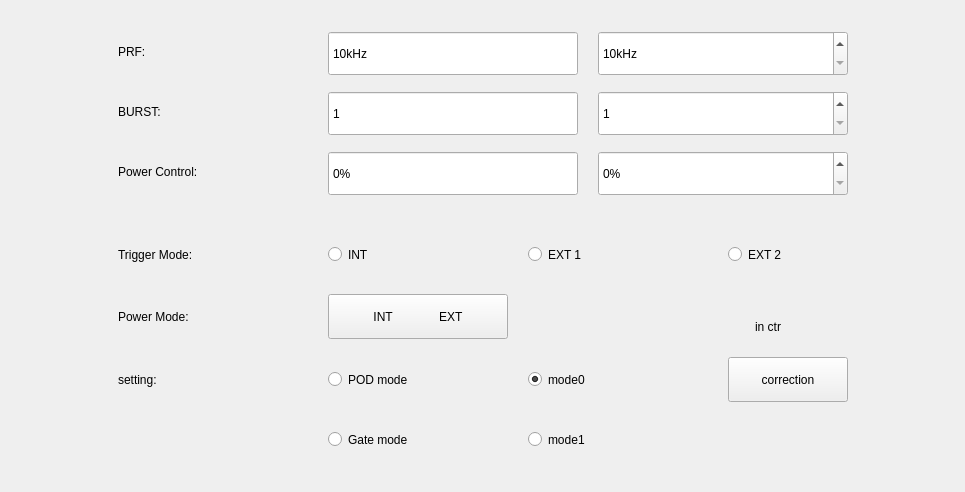
<?xml version="1.0" encoding="UTF-8"?>
<ui version="4.0">
 <class>mAcousto_pod</class>
 <widget class="QWidget" name="mAcousto_pod">
  <property name="geometry">
   <rect>
    <x>0</x>
    <y>0</y>
    <width>965</width>
    <height>492</height>
   </rect>
  </property>
  <property name="windowTitle">
   <string>Form</string>
  </property>
  <layout class="QHBoxLayout" name="horizontalLayout">
   <item>
    <spacer name="horizontalSpacer">
     <property name="orientation">
      <enum>Qt::Horizontal</enum>
     </property>
     <property name="sizeType">
      <enum>QSizePolicy::Expanding</enum>
     </property>
     <property name="sizeHint" stdset="0">
      <size>
       <width>40</width>
       <height>20</height>
      </size>
     </property>
    </spacer>
   </item>
   <item>
    <layout class="QVBoxLayout" name="verticalLayout">
     <property name="spacing">
      <number>20</number>
     </property>
     <item>
      <layout class="QGridLayout" name="gridLayout">
       <property name="horizontalSpacing">
        <number>20</number>
       </property>
       <property name="verticalSpacing">
        <number>15</number>
       </property>
       <item row="0" column="0">
        <widget class="QLabel" name="label">
         <property name="minimumSize">
          <size>
           <width>80</width>
           <height>45</height>
          </size>
         </property>
         <property name="maximumSize">
          <size>
           <width>120</width>
           <height>100</height>
          </size>
         </property>
         <property name="layoutDirection">
          <enum>Qt::LeftToRight</enum>
         </property>
         <property name="text">
          <string>PRF:</string>
         </property>
         <property name="alignment">
          <set>Qt::AlignLeading|Qt::AlignLeft|Qt::AlignVCenter</set>
         </property>
        </widget>
       </item>
       <item row="0" column="1">
        <widget class="QSpinBox" name="mFreqCur">
         <property name="minimumSize">
          <size>
           <width>250</width>
           <height>45</height>
          </size>
         </property>
         <property name="maximumSize">
          <size>
           <width>120</width>
           <height>40</height>
          </size>
         </property>
         <property name="readOnly">
          <bool>true</bool>
         </property>
         <property name="buttonSymbols">
          <enum>QAbstractSpinBox::NoButtons</enum>
         </property>
         <property name="suffix">
          <string>kHz</string>
         </property>
         <property name="minimum">
          <number>10</number>
         </property>
         <property name="maximum">
          <number>6000</number>
         </property>
         <property name="singleStep">
          <number>10</number>
         </property>
        </widget>
       </item>
       <item row="0" column="2">
        <widget class="QSpinBox" name="mFreqSetVal">
         <property name="minimumSize">
          <size>
           <width>250</width>
           <height>45</height>
          </size>
         </property>
         <property name="maximumSize">
          <size>
           <width>140</width>
           <height>40</height>
          </size>
         </property>
         <property name="suffix">
          <string>kHz</string>
         </property>
         <property name="minimum">
          <number>10</number>
         </property>
         <property name="maximum">
          <number>6000</number>
         </property>
         <property name="singleStep">
          <number>10</number>
         </property>
        </widget>
       </item>
       <item row="1" column="0">
        <widget class="QLabel" name="label_2">
         <property name="minimumSize">
          <size>
           <width>80</width>
           <height>45</height>
          </size>
         </property>
         <property name="maximumSize">
          <size>
           <width>120</width>
           <height>16777215</height>
          </size>
         </property>
         <property name="text">
          <string>BURST:</string>
         </property>
         <property name="alignment">
          <set>Qt::AlignLeading|Qt::AlignLeft|Qt::AlignVCenter</set>
         </property>
        </widget>
       </item>
       <item row="1" column="1">
        <widget class="QSpinBox" name="mBurstVal">
         <property name="minimumSize">
          <size>
           <width>250</width>
           <height>45</height>
          </size>
         </property>
         <property name="maximumSize">
          <size>
           <width>120</width>
           <height>40</height>
          </size>
         </property>
         <property name="readOnly">
          <bool>true</bool>
         </property>
         <property name="buttonSymbols">
          <enum>QAbstractSpinBox::NoButtons</enum>
         </property>
         <property name="minimum">
          <number>1</number>
         </property>
         <property name="maximum">
          <number>20</number>
         </property>
        </widget>
       </item>
       <item row="1" column="2">
        <widget class="QSpinBox" name="mBurstSetVal">
         <property name="minimumSize">
          <size>
           <width>250</width>
           <height>45</height>
          </size>
         </property>
         <property name="maximumSize">
          <size>
           <width>140</width>
           <height>40</height>
          </size>
         </property>
         <property name="minimum">
          <number>1</number>
         </property>
         <property name="maximum">
          <number>20</number>
         </property>
        </widget>
       </item>
       <item row="2" column="0">
        <widget class="QLabel" name="label_3">
         <property name="minimumSize">
          <size>
           <width>190</width>
           <height>45</height>
          </size>
         </property>
         <property name="maximumSize">
          <size>
           <width>120</width>
           <height>16777215</height>
          </size>
         </property>
         <property name="text">
          <string>Power Control:</string>
         </property>
         <property name="alignment">
          <set>Qt::AlignLeading|Qt::AlignLeft|Qt::AlignVCenter</set>
         </property>
        </widget>
       </item>
       <item row="2" column="1">
        <widget class="QSpinBox" name="mPowerCurSet">
         <property name="minimumSize">
          <size>
           <width>250</width>
           <height>45</height>
          </size>
         </property>
         <property name="maximumSize">
          <size>
           <width>120</width>
           <height>40</height>
          </size>
         </property>
         <property name="readOnly">
          <bool>true</bool>
         </property>
         <property name="buttonSymbols">
          <enum>QAbstractSpinBox::NoButtons</enum>
         </property>
         <property name="suffix">
          <string>%</string>
         </property>
         <property name="maximum">
          <number>100</number>
         </property>
        </widget>
       </item>
       <item row="2" column="2">
        <widget class="QSpinBox" name="mPowerSetVal">
         <property name="minimumSize">
          <size>
           <width>250</width>
           <height>45</height>
          </size>
         </property>
         <property name="maximumSize">
          <size>
           <width>140</width>
           <height>40</height>
          </size>
         </property>
         <property name="suffix">
          <string>%</string>
         </property>
         <property name="maximum">
          <number>100</number>
         </property>
        </widget>
       </item>
      </layout>
     </item>
     <item>
      <layout class="QGridLayout" name="gridLayout_2">
       <property name="horizontalSpacing">
        <number>20</number>
       </property>
       <property name="verticalSpacing">
        <number>15</number>
       </property>
       <item row="0" column="0">
        <widget class="QLabel" name="label_6">
         <property name="minimumSize">
          <size>
           <width>190</width>
           <height>45</height>
          </size>
         </property>
         <property name="maximumSize">
          <size>
           <width>140</width>
           <height>60</height>
          </size>
         </property>
         <property name="text">
          <string>Trigger Mode:</string>
         </property>
         <property name="alignment">
          <set>Qt::AlignLeading|Qt::AlignLeft|Qt::AlignVCenter</set>
         </property>
        </widget>
       </item>
       <item row="0" column="1">
        <widget class="QRadioButton" name="mNcf">
         <property name="minimumSize">
          <size>
           <width>120</width>
           <height>45</height>
          </size>
         </property>
         <property name="text">
          <string>INT</string>
         </property>
        </widget>
       </item>
       <item row="0" column="2">
        <widget class="QRadioButton" name="mWcf1">
         <property name="minimumSize">
          <size>
           <width>120</width>
           <height>45</height>
          </size>
         </property>
         <property name="text">
          <string>EXT 1</string>
         </property>
        </widget>
       </item>
       <item row="0" column="3">
        <widget class="QRadioButton" name="mWcf2">
         <property name="minimumSize">
          <size>
           <width>120</width>
           <height>45</height>
          </size>
         </property>
         <property name="text">
          <string>EXT 2</string>
         </property>
        </widget>
       </item>
       <item row="1" column="0">
        <widget class="QLabel" name="label_7">
         <property name="minimumSize">
          <size>
           <width>0</width>
           <height>45</height>
          </size>
         </property>
         <property name="maximumSize">
          <size>
           <width>180</width>
           <height>60</height>
          </size>
         </property>
         <property name="text">
          <string>Power Mode:</string>
         </property>
         <property name="alignment">
          <set>Qt::AlignLeading|Qt::AlignLeft|Qt::AlignVCenter</set>
         </property>
        </widget>
       </item>
       <item row="1" column="3">
        <widget class="QLabel" name="mPowerModeSwt">
         <property name="minimumSize">
          <size>
           <width>0</width>
           <height>50</height>
          </size>
         </property>
         <property name="maximumSize">
          <size>
           <width>80</width>
           <height>30</height>
          </size>
         </property>
         <property name="text">
          <string>in ctr</string>
         </property>
         <property name="alignment">
          <set>Qt::AlignCenter</set>
         </property>
        </widget>
       </item>
       <item row="2" column="0">
        <widget class="QLabel" name="label_4">
         <property name="minimumSize">
          <size>
           <width>0</width>
           <height>45</height>
          </size>
         </property>
         <property name="text">
          <string>setting:</string>
         </property>
         <property name="alignment">
          <set>Qt::AlignLeading|Qt::AlignLeft|Qt::AlignVCenter</set>
         </property>
        </widget>
       </item>
       <item row="2" column="1">
        <widget class="QRadioButton" name="mRPODMode">
         <property name="minimumSize">
          <size>
           <width>120</width>
           <height>45</height>
          </size>
         </property>
         <property name="text">
          <string>POD mode</string>
         </property>
         <property name="checked">
          <bool>false</bool>
         </property>
        </widget>
       </item>
       <item row="2" column="2">
        <widget class="QRadioButton" name="mRMode1">
         <property name="minimumSize">
          <size>
           <width>120</width>
           <height>45</height>
          </size>
         </property>
         <property name="text">
          <string>mode0</string>
         </property>
         <property name="checked">
          <bool>true</bool>
         </property>
        </widget>
       </item>
       <item row="2" column="3">
        <widget class="QPushButton" name="mCorre">
         <property name="sizePolicy">
          <sizepolicy hsizetype="Minimum" vsizetype="Fixed">
           <horstretch>0</horstretch>
           <verstretch>0</verstretch>
          </sizepolicy>
         </property>
         <property name="minimumSize">
          <size>
           <width>120</width>
           <height>45</height>
          </size>
         </property>
         <property name="text">
          <string>correction</string>
         </property>
        </widget>
       </item>
       <item row="3" column="1">
        <widget class="QRadioButton" name="mRGateMode">
         <property name="minimumSize">
          <size>
           <width>120</width>
           <height>45</height>
          </size>
         </property>
         <property name="text">
          <string>Gate mode</string>
         </property>
        </widget>
       </item>
       <item row="3" column="2">
        <widget class="QRadioButton" name="mRMode2">
         <property name="minimumSize">
          <size>
           <width>120</width>
           <height>45</height>
          </size>
         </property>
         <property name="text">
          <string>mode1</string>
         </property>
        </widget>
       </item>
       <item row="1" column="1">
        <widget class="QPushButton" name="mPowerModeBtn">
         <property name="sizePolicy">
          <sizepolicy hsizetype="Minimum" vsizetype="Fixed">
           <horstretch>0</horstretch>
           <verstretch>0</verstretch>
          </sizepolicy>
         </property>
         <property name="minimumSize">
          <size>
           <width>120</width>
           <height>45</height>
          </size>
         </property>
         <property name="text">
          <string>INT              EXT</string>
         </property>
        </widget>
       </item>
      </layout>
     </item>
    </layout>
   </item>
   <item>
    <spacer name="horizontalSpacer_2">
     <property name="orientation">
      <enum>Qt::Horizontal</enum>
     </property>
     <property name="sizeType">
      <enum>QSizePolicy::Expanding</enum>
     </property>
     <property name="sizeHint" stdset="0">
      <size>
       <width>40</width>
       <height>20</height>
      </size>
     </property>
    </spacer>
   </item>
  </layout>
 </widget>
 <resources/>
 <connections/>
</ui>
